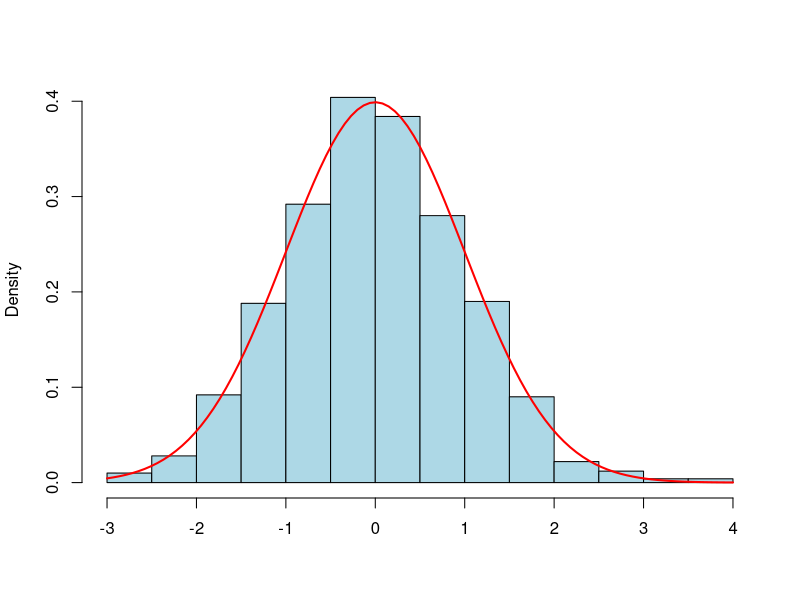
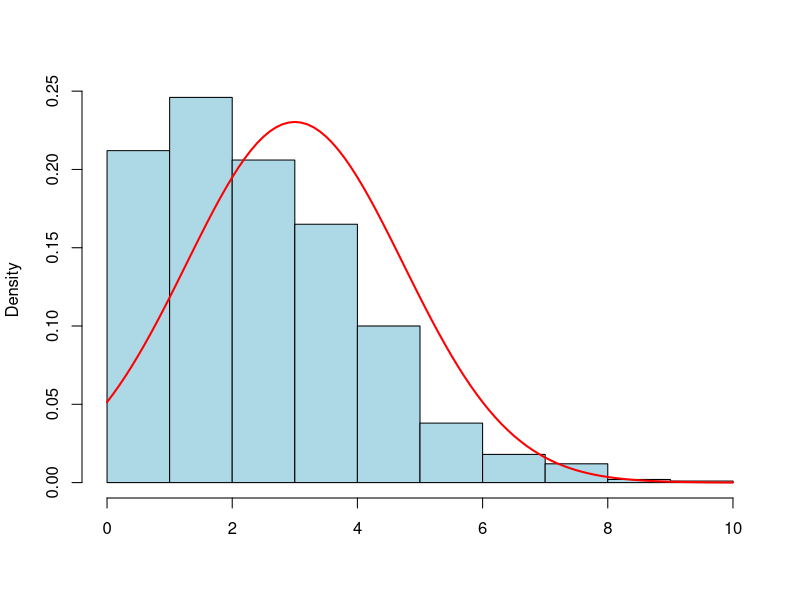
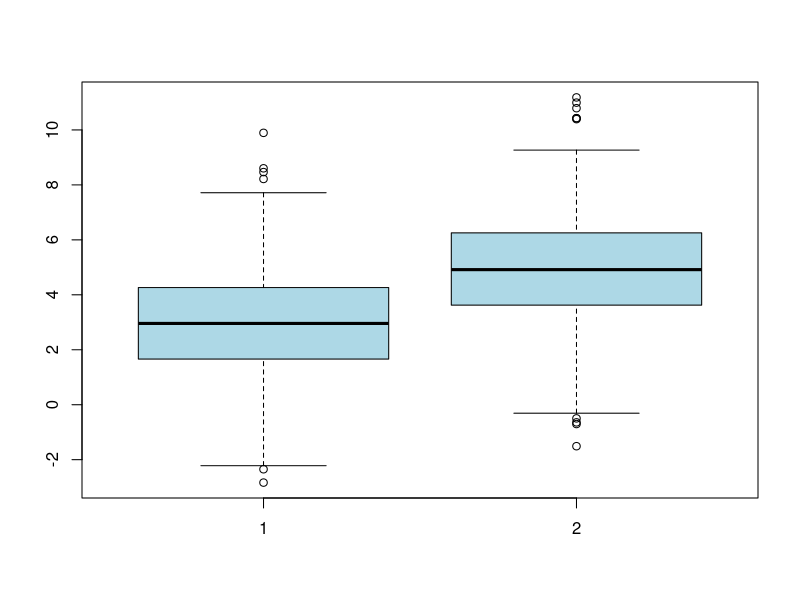
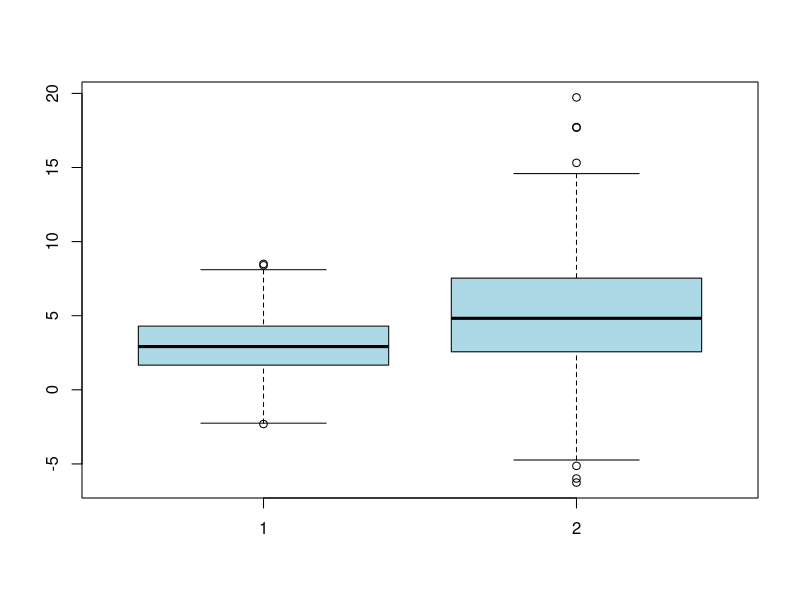
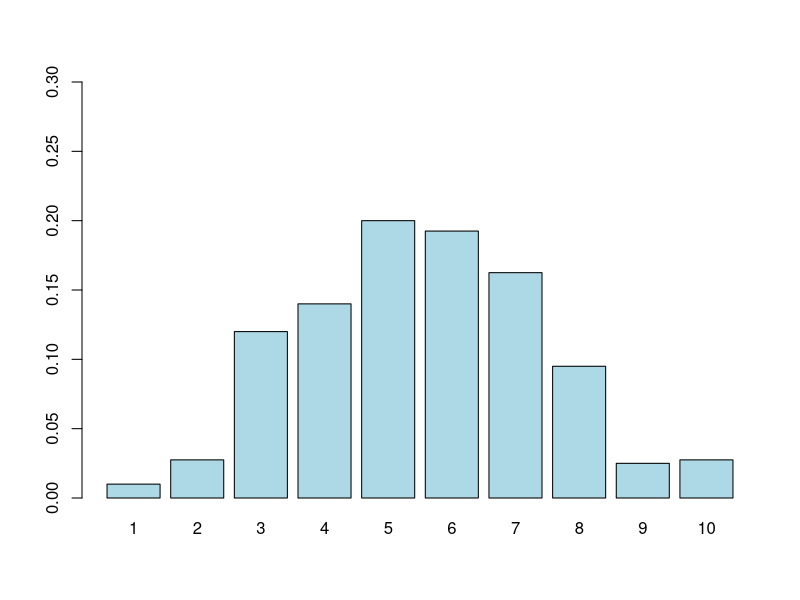
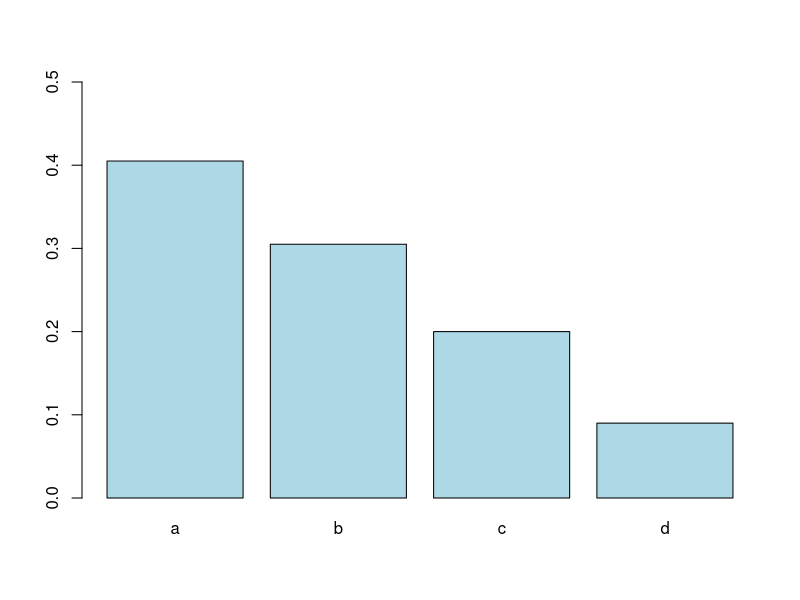
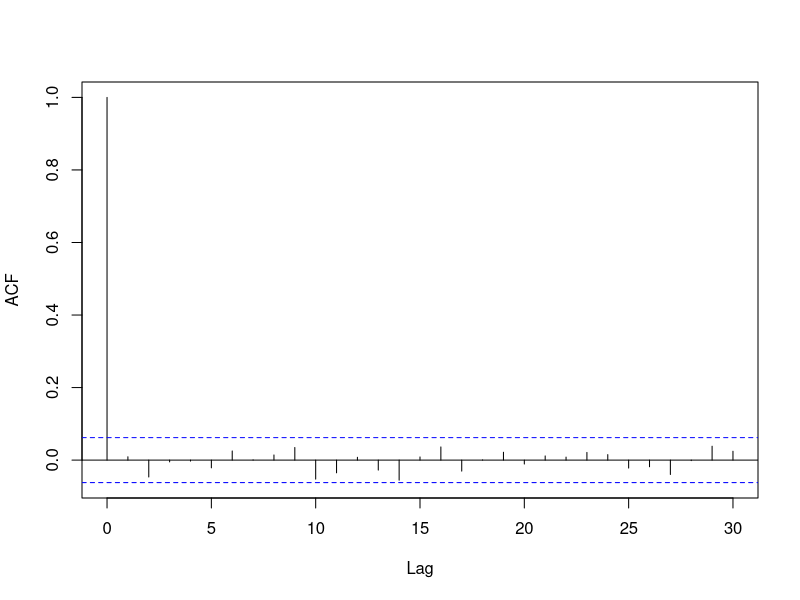
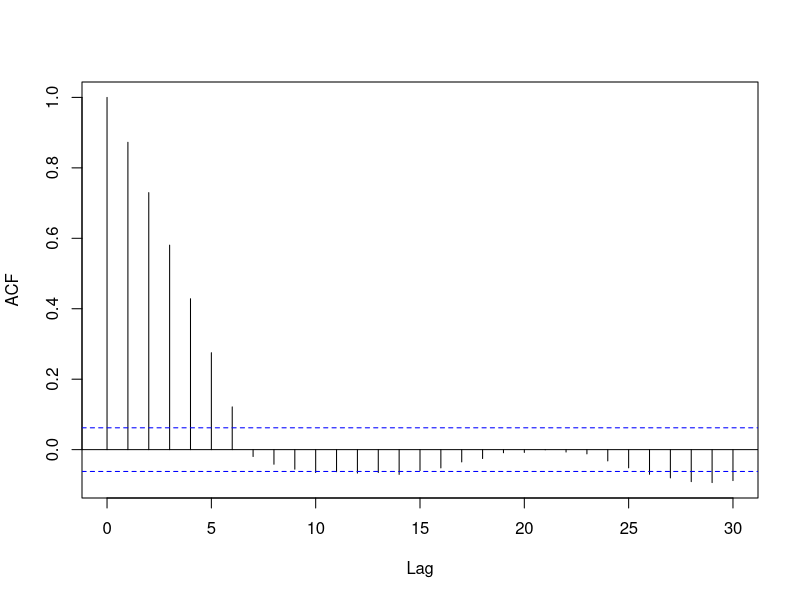

Write R code to recreate these figures, in order.
## ---- chunk 1
hist(rnorm(1000),freq = F, col = "lightblue", main ="", xlab='')
curve(dnorm(x),add = T, col="red", lw=2)
## ---- chunk 2
hist(rpois(1000, lambda = 3),freq = F, breaks=10, col = "lightblue", main ="", xlab='')
curve(dnorm(x, mean = 3, sd = sqrt(3)),add = T, col="red", lw=2)
## ---- chunk 3
boxplot(rnorm(500, 3, 2), rnorm(500, 5, 2), col = "lightblue")
## ---- chunk 4
boxplot(rnorm(500, 3, 2), rnorm(500, 5, 4), col = "lightblue")
## ---- chunk 5
catego = sample(1:10, 400, replace= T, c(0.02, 0.03,0.10,0.15, 0.20, 0.20,0.15, 0.10,0.03, 0.02))
barplot(prop.table(table(catego)), ylim =c(0, 0.3),col='lightblue')
## ---- chunk 6
catego = sample(c('a','b','c','d'), 200, replace= T, prob = c(0.45, 0.25, 0.20, 0.1))
barplot(prop.table(table(catego)), ylim =c(0, 0.5),col='lightblue')
## ---- chunk 7
x <- rnorm(1000)
acf(x, main = "")
## ---- chunk 8
x <- filter(rnorm(1000), filter=rep(1,7), circular=TRUE)
acf(x, main = "")
